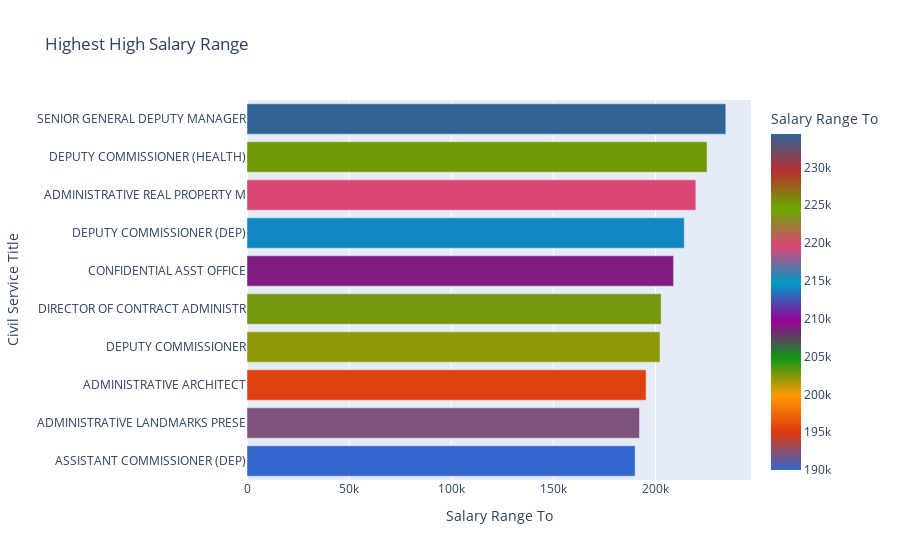

Notebook cell for this chart:
### Markdown cell above
##### Bar Plots
###### Highest High Salary Range
###### Nealry all job openings seem to have a range of salary they would offer, providing a spectrum from the least to the maximum. Let's try to decipher them by comparing them with Civil Service Titles

### Code cell
high_sal_range = (data.groupby('Civil Service Title')['Salary Range To'].mean().nlargest(10)).reset_index()

fig = px.bar(high_sal_range, y="Civil Service Title", x="Salary Range To", orientation='h', title = "Highest High Salary Range",color=  "Salary Range To", color_continuous_scale= px.colors.qualitative.G10).update_yaxes(categoryorder="total ascending")
fig.show()

### Figure 1 — Plotly figure (JSON) as saved in the notebook; plotly's stock layout.template omitted (floating-point values rounded to 4 significant figures)
{"data": [{"alignmentgroup": "True", "hovertemplate": "Salary Range To=%{marker.color}<br>Civil Service Title=%{y}<extra></extra>", "legendgroup": "", "marker": {"color": [234402, 225217, 219700.0, 214086, 208826, 202744, 202201, 195365, 192152, 190000], "coloraxis": "coloraxis"}, "name": "", "offsetgroup": "", "orientation": "h", "showlegend": false, "textposition": "auto", "type": "bar", "x": [234402, 225217, 219700.0, 214086, 208826, 202744, 202201, 195365, 192152, 190000], "xaxis": "x", "y": ["SENIOR GENERAL DEPUTY MANAGER", "DEPUTY COMMISSIONER (HEALTH)", "ADMINISTRATIVE REAL PROPERTY M", "DEPUTY COMMISSIONER (DEP)", "CONFIDENTIAL ASST OFFICE", "DIRECTOR OF CONTRACT ADMINISTR", "DEPUTY COMMISSIONER", "ADMINISTRATIVE ARCHITECT", "ADMINISTRATIVE LANDMARKS PRESE", "ASSISTANT COMMISSIONER (DEP)"], "yaxis": "y"}], "layout": {"autosize": true, "barmode": "relative", "coloraxis": {"colorbar": {"title": {"text": "Salary Range To"}}, "colorscale": [[0, "#3366CC"], [0.1111, "#DC3912"], [0.2222, "#FF9900"], [0.3333, "#109618"], [0.4444, "#990099"], [0.5556, "#0099C6"], [0.6667, "#DD4477"], [0.7778, "#66AA00"], [0.8889, "#B82E2E"], [1, "#316395"]]}, "legend": {"tracegroupgap": 0}, "title": {"text": "Highest High Salary Range"}, "xaxis": {"anchor": "y", "autorange": true, "domain": [0, 1], "range": [0, 246700.0], "title": {"text": "Salary Range To"}, "type": "linear"}, "yaxis": {"anchor": "x", "autorange": true, "categoryorder": "total ascending", "domain": [0, 1], "range": [-0.5, 9.5], "title": {"text": "Civil Service Title"}, "type": "category"}}}
